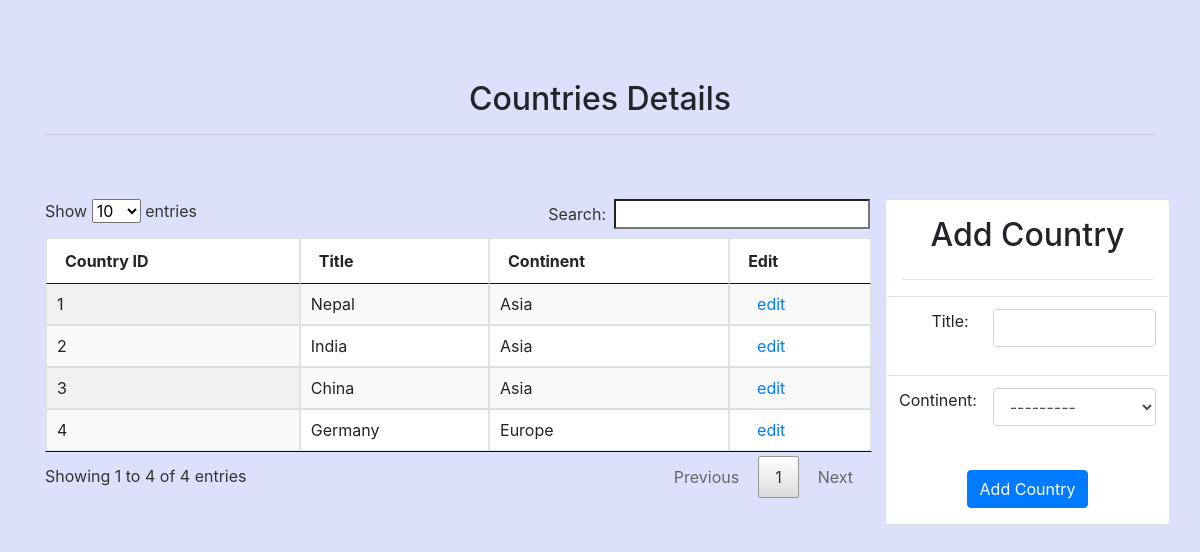
/country/, run on the app's committed database.
### main/models.py (models this page shows, shortened)
class Country(models.Model):
    title = models.CharField(max_length=255, unique=True)
    continent = models.ForeignKey(Continent, on_delete=models.CASCADE)

class Continent(models.Model):
    title = models.CharField(max_length=255, unique=True)
    def __str__(self):
        return (self.title)

### main/views.py (the view, shortened to what this page needs)
# urls.py: path('country/', country, name='country'),
def country(request):
    form = CountryForm()
    records = Country.objects.all()
    return render(request, 'main/country.html', {
        'records': records,
        'form': form,
        'title': 'Add Country'
    })

### main/forms.py
class CountryForm(forms.ModelForm):
    class Meta:
        model = Country
        fields = [
            'title',
            'continent'
        ]

### templates/main/country.html (shortened to what this page needs)
{% extends 'base.html' %} {% load widget_tweaks %} {% block title %}{{title}}{% endblock %} {% block content %}
<center><h2>Countries Details</h2></center><hr><br>
{% if messages %}
	{% include '../includes/messages.html' %}
{% else %}
	<br>
{% endif %}
<div class="row">
	<div class="col-md-9 col-sm-12 table-responsive">
		<table id="mytable" class="mytable table table-bordered table-striped display" style="background-color: #FFFFFF;">
			<thead>
	            <th>Country ID</th>
	            <th>Title</th>
	            <th>Continent</th>
	            <th>Edit</th>
	        </thead>
	        <tbody>
	            {% for instance in records %}
	            <tr class='clickable-row'>
	                <td>{{instance.id}}</td>
	                <td>{{instance.title}}</td>
	                <td>{{instance.continent}}</td>
		            <td>
		                <a href="{% url 'main:update-country'  id=instance.id %}">
		                    <i class="fa fa-edit"></i>
		                    edit
		                </a>
		            </td>
	    		</tr>
	        	{% endfor %}
	    	</tbody>
		</table>
	</div>
	<div class="card col-md-3 p-3 text-center">
		<h2>{{title}}</h2><hr>
		<form id="form" method="post" action="">
            <table class="table">
            	{% for field in form.visible_fields %}
					<tr class="row form-group">
						<td class="col-md-4 text-right">{{ field.label_tag }}</td>
						<td class="col-md-8">{% render_field field class+="form-control" %}</td>
					</tr>
				{% endfor %}
			</table>
            <input type="submit" value="{{title}}" class="btn btn-primary pull-right"/>
        </form>
	</div>
</div>
{% endblock %}

### templates/base.html (shortened to what this page needs)
<!DOCTYPE html>
{% load static %}
<html lang="en">
    <head>
        <link href="{% static '/css/bootstrap.min.css' %}" rel="stylesheet" id="bootstrap-css">
        <link rel="stylesheet" href="{% static '/css/fontawesome-all-5.2.0.css' %}">
        <link href="{% static '/css/jquery.dataTables.min.css' %}" rel="stylesheet" id="datatable-css">
    </head>
    <body class="container" style="background-color: #DCE0FA; padding-top: 80px;">
        <div>
            {% block content %}{% endblock %}
        </div>
    </body>
</html>

### data on the page
Country: id "1", title "Nepal", continent "Asia"
Country: id "2", title "India", continent "Asia"
Country: id "3", title "China", continent "Asia"
Country: id "4", title "Germany", continent "Europe"

### other printed values
{{ title }} "Add Country"
{{ field.label_tag }} "Title:" "Continent:"
